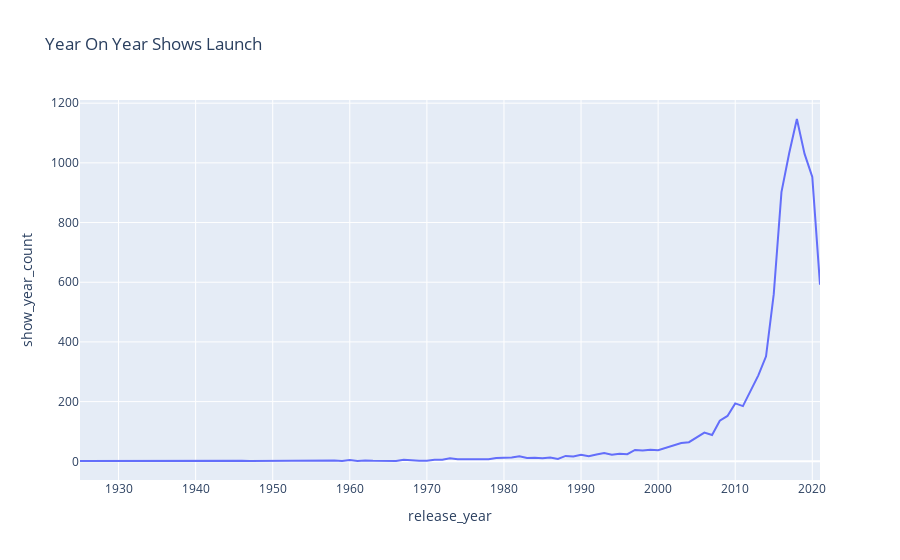

The notebook cell this image was saved under:
### Code cell
fig=px.line(df_netflix_year,y='show_year_count',x=df_netflix_year.index,title='Year On Year Shows Launch')
fig.show()

### Figure 1 — Plotly figure (JSON) as saved in the notebook; plotly's stock layout.template omitted (floating-point values rounded to 4 significant figures)
{"data": [{"hovertemplate": "release_year=%{x}<br>show_year_count=%{y}<extra></extra>", "legendgroup": "", "line": {"color": "#636efa", "dash": "solid"}, "marker": {"symbol": "circle"}, "mode": "lines", "name": "", "orientation": "v", "showlegend": false, "type": "scatter", "x": [1925, 1942, 1943, 1944, 1945, 1946, 1947, 1954, 1955, 1956, 1958, 1959, 1960, 1961, 1962, 1963, 1964, 1965, 1966, 1967, 1968, 1969, 1970, 1971, 1972, 1973, 1974, 1975, 1976, 1977, 1978, 1979, 1980, 1981, 1982, 1983, 1984, 1985, 1986, 1987, 1988, 1989, 1990, 1991, 1992, 1993, 1994, 1995, 1996, 1997, 1998, 1999, 2000, 2001, 2002, 2003, 2004, 2005, 2006, 2007, 2008, 2009, 2010, 2011, 2012, 2013, 2014, 2015, 2016, 2017, 2018, 2019, 2020, 2021], "xaxis": "x", "y": [1, 2, 3, 3, 4, 2, 1, 2, 3, 2, 3, 1, 4, 1, 3, 2, 2, 2, 1, 5, 3, 2, 2, 5, 5, 10, 7, 7, 9, 7, 7, 11, 11, 13, 17, 11, 12, 10, 13, 8, 18, 16, 22, 17, 23, 28, 22, 25, 24, 38, 36, 39, 37, 45, 51, 61, 64, 80, 96, 88, 136, 152, 194, 185, 237, 288, 352, 560, 902, 1032, 1147, 1030, 953, 592], "yaxis": "y"}], "layout": {"legend": {"tracegroupgap": 0}, "title": {"text": "Year On Year Shows Launch"}, "xaxis": {"anchor": "y", "domain": [0, 1], "title": {"text": "release_year"}}, "yaxis": {"anchor": "x", "domain": [0, 1], "title": {"text": "show_year_count"}}}}
